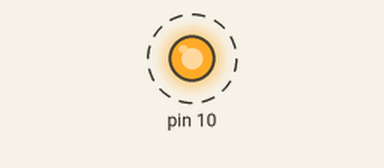
The sketch below on a simulated Arduino Uno, built with avr-gcc and run on an emulated ATmega328P. Parts: output pins drawn as LEDs (lit = HIGH). Dashed ring = blinking.

Above: at 0.15 s.
Timing chart, 0 to 4.6 s (numbered marks = the images above):
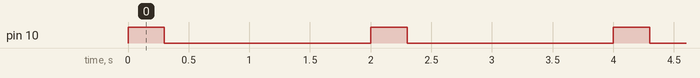

Measured:
- by itself, pin 10: alternates HIGH for 0.30 s and LOW for 1.7 s

The sketch:

1.1.ino
```cpp
void setup() {
  pinMode(10, OUTPUT);
}

void loop() {
  /*
  digitalWrite(10, HIGH);
  delay(1800);
  digitalWrite(10, LOW);
  delay(400);
  */

  digitalWrite(10, HIGH);
  delay(300);
  digitalWrite(10, LOW);
  delay(1700);

  /*
  digitalWrite(10, HIGH);
  delay(440);
  digitalWrite(10, LOW);
  delay(1560);
  */
}
```
